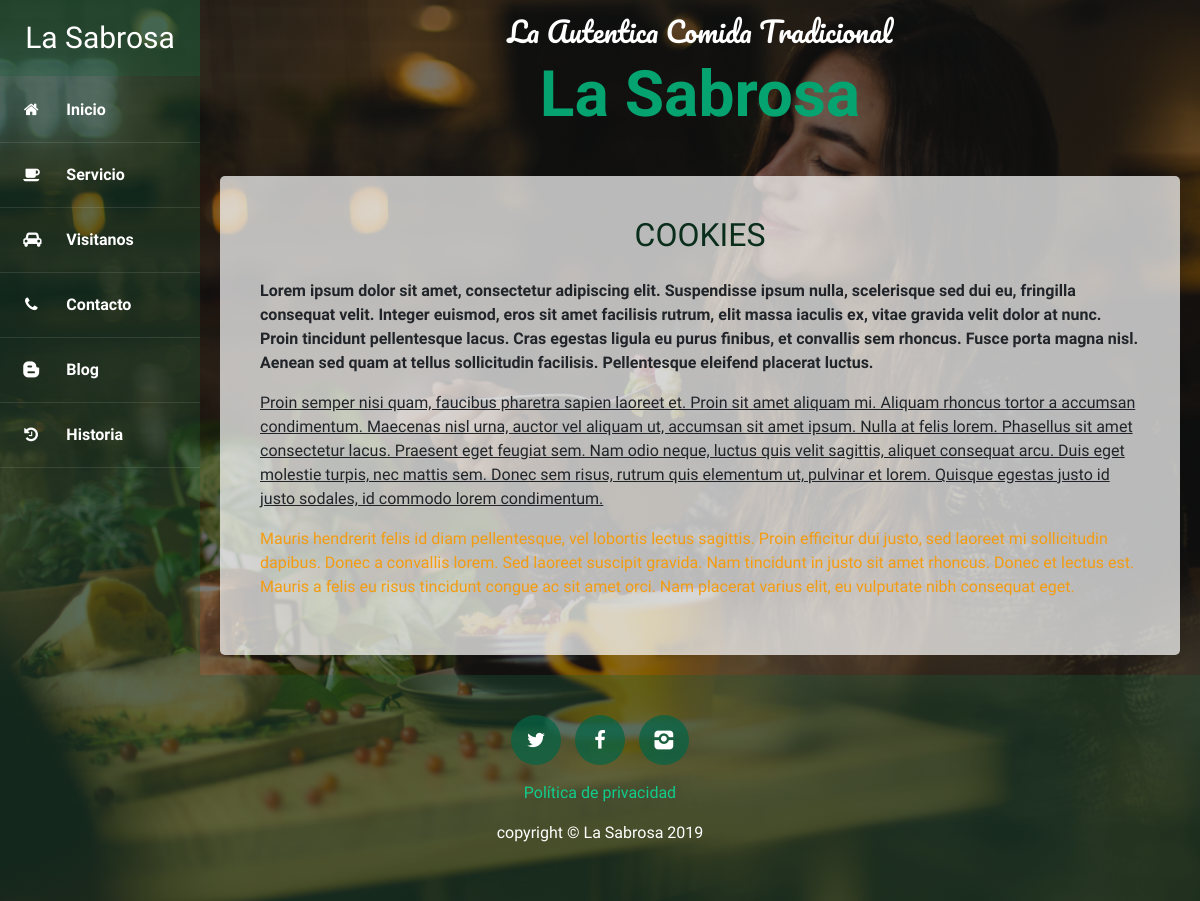
/page/, run on the app's committed database.
### page/models.py (models this page shows, shortened)
class Page(models.Model):
    title = models.CharField(max_length=200, verbose_name= 'titulo')
    content = RichTextField(verbose_name='contenido')
    created =models.DateTimeField(auto_now_add=True, verbose_name='Fecha de creacion')
    updated = models.DateTimeField(auto_now=True, verbose_name='Fecha de actualizacion')
    class Meta:
        verbose_name = 'Pagina'
        verbose_name_plural = 'Paginas'

### page/views.py (the view)
# urls.py: path('', views.other, name='other'),
def other (request):
    pages = Page.objects.all()
    return render(request, 'page/other.html', {'pages': pages})

### page/templates/page/other.html (shortened to what this page needs)
{% extends 'core/base.html' %} {% load static %}{% block title %} Aviso de privacidad {% endblock %} {% block content %}
{% for page in pages %}
<div class="contenido-otros">
    <div class="row">
        <div class="otros">
            <h2 class="section-heading mb-4">
                <span class="section-heading-lower">{{page.title}}</span>
            </h2>
            <div class="section-content">
                <p>
                    {{ page.content|safe }}
                </p>
            </div>
        </div>
    </div>
</div>
{% endfor %} {% endblock %}

### core/static/core/css/styles.css (style rules this page uses)
body { font-family: 'Source Sans Pro', sans-serif; background: linear-gradient(rgba(2, 5, 4, 0.507), rgba(1, 2, 1, 0.466)), url("../img/bg-font.jpg"); background-attachment: fixed; background-position: center; background-size: cover; }
.section-heading { text-transform: uppercase; }
.section-heading .section-heading-lower { display: block; font-size: 2rem; font-weight: 400; color: #0b2e1c; padding: 0; }
.contenido-otros .otros { background: rgba(255, 255, 255, 0.712); margin: 20px; padding: 40px; border-radius: 5px; }
.contenido-otros .otros h2 { text-align: center; }

### data on the page
Page: title "COOKIES", content "Lorem ipsum dolor sit amet, consectetur adipiscing elit. Suspendisse ipsum nulla, scelerisque sed dui eu, fringilla consequat velit. Integer euismod, eros sit amet facilisis rutrum, elit massa iaculis ex, vitae gravida velit dolor at nunc. Proin tincidunt pellentesque lacus. Cras egestas ligula eu purus finibus, et convallis sem rhoncus. Fusce porta magna nisl. Aenean sed quam at tellus sollicitudin facilisis. Pellentesque eleifend placerat luctus. Proin semper nisi quam, faucibus pharetra sapien laoreet et. Proin sit amet aliquam mi. Aliquam rhoncus tortor a accumsan condimentum. Maecenas nisl urna, auctor vel aliquam ut, accumsan sit amet ipsum. Nulla at felis lorem. Phasellus sit amet…"
